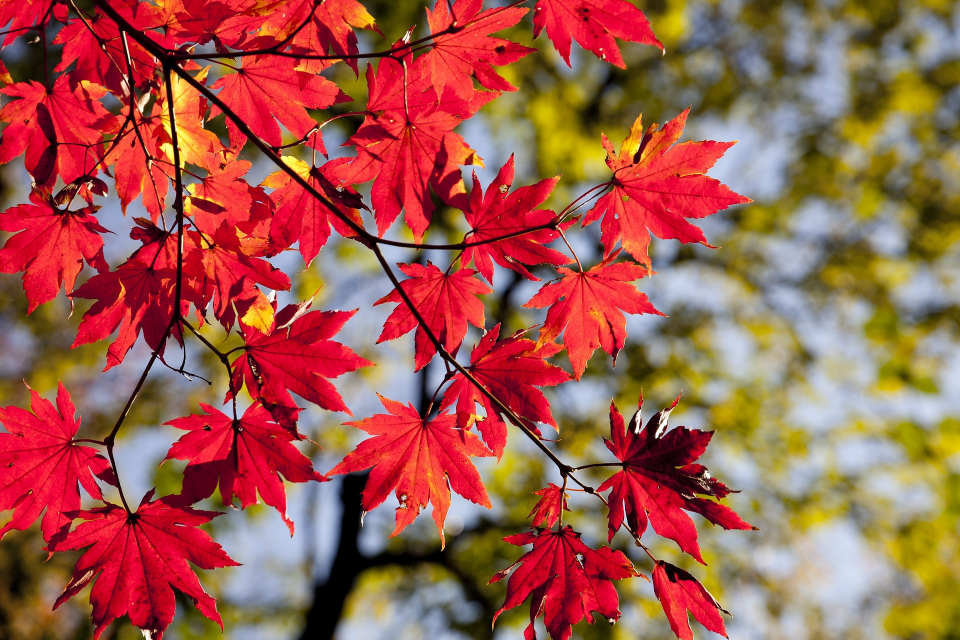
#> input picture project_24/maple-leaves.jpg, 1920 x 1280 px (shown at 1/2 size)
$ python main24-1.py
#> lines starting #> are read from the running program, lines starting #| are printed output that depends on the picture
import numpy as np
import cv2

ff = np.fromfile(r"./maple-leaves.jpg", np.uint8)
img = cv2.imdecode(ff, cv2.IMREAD_UNCHANGED)
#> img is the input picture: shape (1280, 1920, 3); mean B, G, R 75.8, 88.5, 160.6
img = cv2.resize(img, dsize=(0, 0), fx=0.5, fy=0.5, interpolation=cv2.INTER_LINEAR)
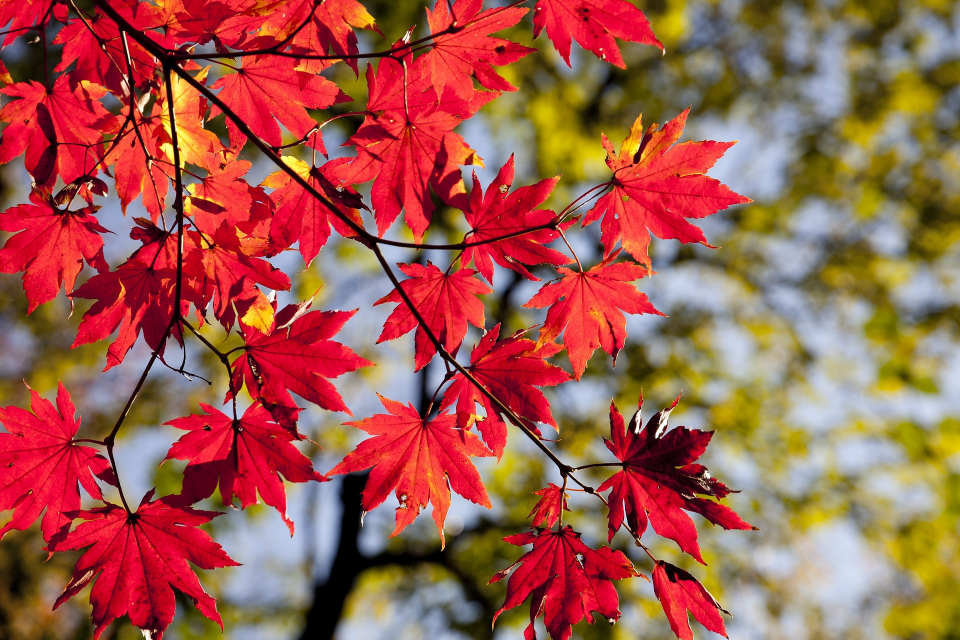
#> img: shape (640, 960, 3); mean B, G, R 75.9, 88.6, 160.7

cartoon_img = cv2.stylization(img, sigma_s=100, sigma_r=0.1)
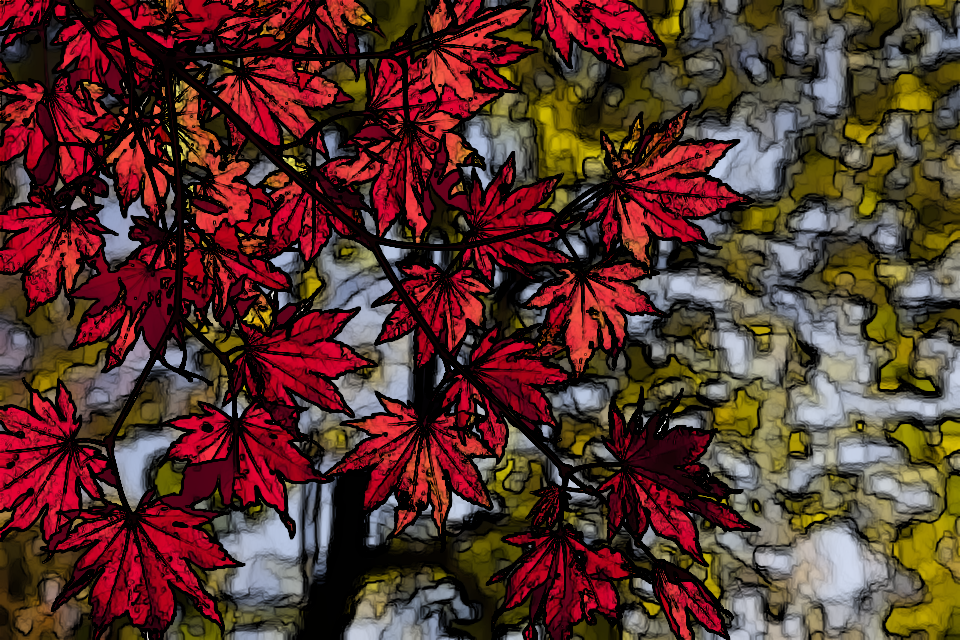
#> cartoon_img: shape (640, 960, 3); mean B, G, R 44, 51.1, 87.6

cv2.imshow("cartoon view", cartoon_img)
cv2.waitKey(0)
cv2.destroyAllWindows()
